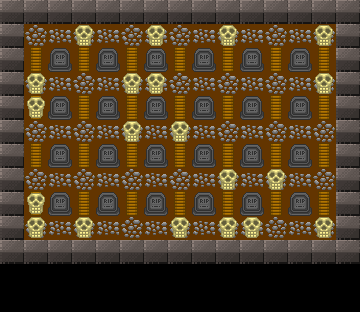

A 2D game scene composited from a Tiled map and its tileset images. What follows is a short description and the map's XML, with each tile layer's data collapsed to a summary:
An orthogonal 15x13 tile map with 24x24 px tiles, 3 tile layers (background, walls, blocks) and 9 objects (5x enemy, 3x target, player).

<map version="1.0" orientation="orthogonal" renderorder="right-down" width="15" height="13" tilewidth="24" tileheight="24" nextobjectid="18">
 <tileset firstgid="1" name="tOrBTiles" tilewidth="24" tileheight="24">
  <image source="AllSpriteSheetFinal.png" width="600" height="600" />
 </tileset>
 <layer name="background" width="15" height="13">
  <data>[195 cells, 93 non-empty, 3 distinct tile ids]</data>
 </layer>
 <layer name="walls" width="15" height="13">
  <properties>
   <property name="collision" value="true" />
  </properties>
  <data>[195 cells, 72 non-empty, 2 distinct tile ids]</data>
 </layer>
 <layer name="blocks" width="15" height="13">
  <properties>
   <property name="collision" value="true" />
  </properties>
  <data>[195 cells, 20 non-empty, 1 distinct tile ids]</data>
 </layer>
 <objectgroup name="objects">
  <object id="4" name="player" type="player" gid="2" x="24" y="48" width="24" height="24">
   <properties>
    <property name="frame" value="65" />
    <property name="group" value="players" />
    <property name="number_of_bombs" value="1" />
    <property name="number_of_lives" value="3" />
    <property name="texture" value="player_sheet" />
    <property name="walking_speed" value="50" />
   </properties>
  </object>
  <object id="7" name="enemy0" type="enemy" gid="102" x="72" y="141" width="24" height="24">
   <properties>
    <property name="axis" value="y" />
    <property name="direction" value="-1" />
    <property name="group" value="enemies" />
    <property name="texture" value="enemy_spritesheet" />
    <property name="walking_distance" value="64" />
    <property name="walking_speed" value="32" />
   </properties>
  </object>
  <object id="8" name="enemy1" type="enemy" gid="102" x="312" y="168" width="24" height="24">
   <properties>
    <property name="axis" value="y" />
    <property name="direction" value="-1" />
    <property name="group" value="enemies" />
    <property name="texture" value="enemy_spritesheet" />
    <property name="walking_distance" value="64" />
    <property name="walking_speed" value="32" />
   </properties>
  </object>
  <object id="9" name="enemy2" type="enemy" gid="102" x="264" y="96" width="24" height="24">
   <properties>
    <property name="axis" value="x" />
    <property name="direction" value="-1" />
    <property name="group" value="enemies" />
    <property name="texture" value="enemy_spritesheet" />
    <property name="walking_distance" value="64" />
    <property name="walking_speed" value="32" />
   </properties>
  </object>
  <object id="10" name="enemy3" type="enemy" gid="102" x="192" y="96" width="24" height="24">
   <properties>
    <property name="axis" value="x" />
    <property name="direction" value="1" />
    <property name="group" value="enemies" />
    <property name="texture" value="enemy_spritesheet" />
    <property name="walking_distance" value="64" />
    <property name="walking_speed" value="32" />
   </properties>
  </object>
  <object id="11" name="enemy4" type="enemy" gid="102" x="120" y="192" width="24" height="24">
   <properties>
    <property name="axis" value="x" />
    <property name="direction" value="1" />
    <property name="group" value="enemies" />
    <property name="texture" value="enemy_spritesheet" />
    <property name="walking_distance" value="64" />
    <property name="walking_speed" value="32" />
   </properties>
  </object>
  <object id="12" name="target0" type="target" gid="63" x="288" y="48" width="24" height="24" />
  <object id="13" name="target1" type="target" gid="63" x="120" y="240" width="24" height="24" />
  <object id="17" name="target2" type="target" gid="63" x="144" y="144" width="24" height="24" />
 </objectgroup>
</map>